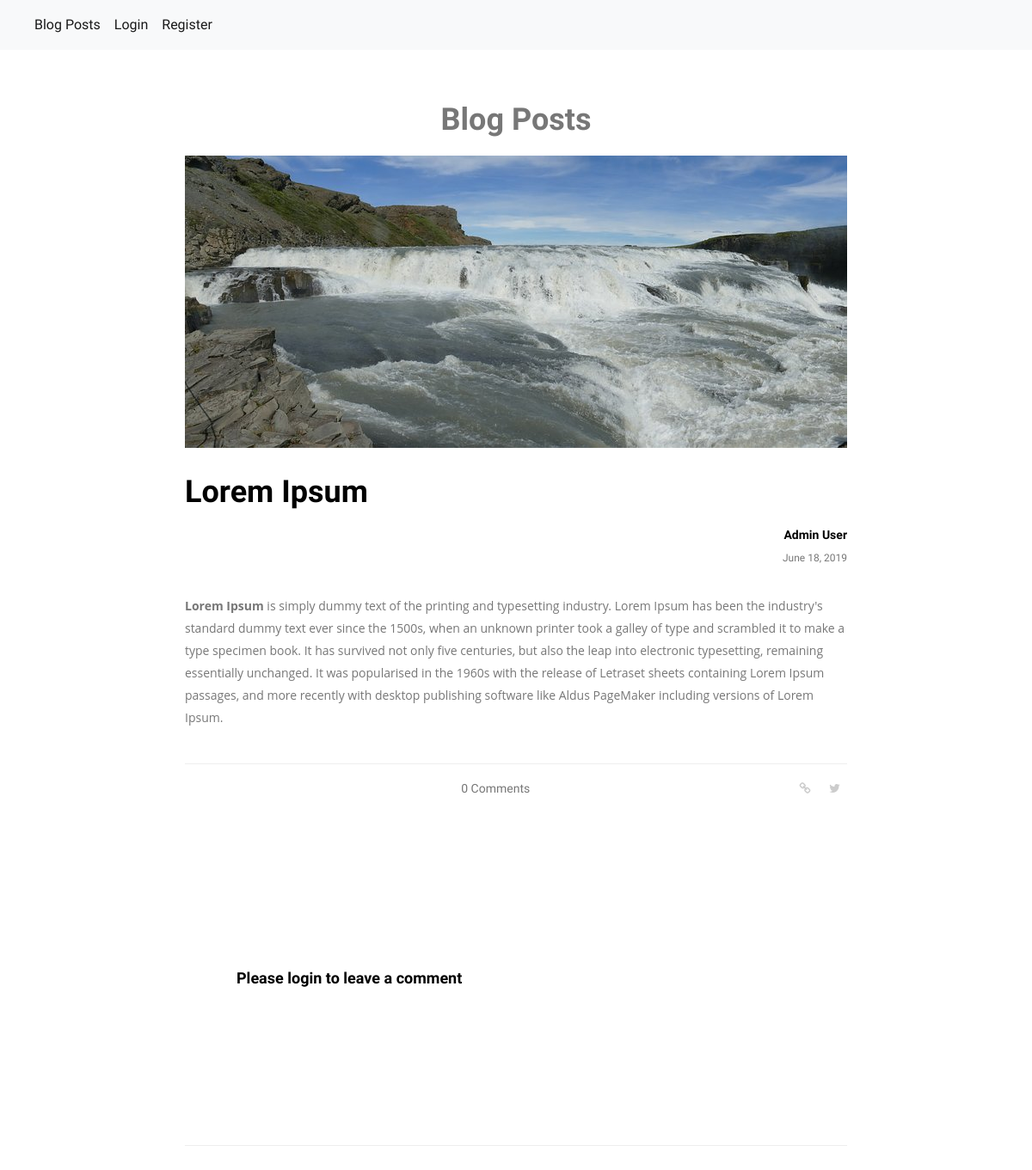
Screenshot of /blog/21 with the database file from the repository.
### tables this page shows
CREATE TABLE `posts` (
  `id` int(11) NOT NULL,
  `title` varchar(255) NOT NULL,
  `description` longtext DEFAULT NULL,
  `status` tinyint(1) DEFAULT 0,
  `image` varchar(50) DEFAULT NULL,
  `user_id` int(11) NOT NULL,
  `created_at` datetime NOT NULL DEFAULT current_timestamp(),
  `modified_at` datetime NOT NULL DEFAULT current_timestamp()
);

CREATE TABLE `users` (
  `id` int(11) NOT NULL,
  `first_name` varchar(255) NOT NULL,
  `last_name` varchar(255) NOT NULL,
  `email` varchar(255) NOT NULL,
  `password` char(60) NOT NULL,
  `role` varchar(20) NOT NULL DEFAULT 'user',
  `twitter_id` int(11) DEFAULT NULL,
  `created_at` datetime NOT NULL DEFAULT current_timestamp(),
  `modified_at` datetime NOT NULL DEFAULT current_timestamp()
);

### config/routes.php (called while the page is built)
<?php
return [
    '/' => [
        'controller' => 'HomeController',
        'action' => 'index',
    ],
    '/blog/{id}' => [
        'controller' => 'HomeController',
        'action' => 'blog',
    ],
    '/core' => [
    ],
    '/add_comment' => [
        'controller' => 'CommentsController',
        'action' => 'addComment',
        'middleware' => 'auth'
    ],
    '/login' => [
        'controller' => 'UsersController',
        'action' => 'login',
        'middleware' => 'guest'
    ],
    '/post_login' => [
        'controller' => 'UsersController',
        'action' => 'postLogin',
        'middleware' => 'guest'
    ],
    '/logout' => [
        'controller' => 'UsersController',
        'action' => 'logout',
        'middleware' => 'auth'
    ],
    '/register' => [
        'controller' => 'UsersController',
        'action' => 'register',
        'middleware' => 'guest'
    ],
    '/post_register' => [
        'controller' => 'UsersController',
        'action' => 'postRegister',
        'middleware' => 'guest'
    ],
    '/admin' => [
        'controller' => 'AdminController',
        'action' => 'index',
        'middleware' => 'guest'
    ],
    '/dashboard' => [
        'controller' => 'AdminController',
        'action' => 'dashboard',
        'middleware' => 'admin'
    ],
    '/add_post' => [
        'controller' => 'AdminController',
        'action' => 'addPost',
        'middleware' => 'auth|admin'
    ],
    '/delete_post/{id}' => [
        'controller' => 'AdminController',
        'action' => 'deletePost',
        'middleware' => 'auth|admin'
    ],
    '/change_status' => [
        'controller' => 'AdminController',
        'action' => 'changeStatus',
        'middleware' => 'auth|admin'
    ],
    '/infinite_scroll' => [
        'controller' => 'HomeController',
        'action' => 'infiniteScroll',
    ]
];

### index.php (called while the page is built, shortened)
<?php
spl_autoload_register(function ($class) {
    $path = str_replace('\\', '/', $class.'.php');
});
$router = new Router;
$router->urlLoad();

### core/View.php (called while the page is built, shortened)
<?php
class View
{
    public $layout;
    function __construct()
    {
        $this->layout = 'layouts/default';
    }
    public function render($path, $params = [])
    {
        $this->real_render();
        return;
    }
    private function real_render()
    {
        $session = new Session;
        require 'views/' . $this->layout . '.php';
    }
}

### controllers/HomeController.php (called while the page is built, shortened)
<?php
class HomeController extends Controller
{
    public function blog($param)
    {
        $blog = new BlogPost;
        $data = $blog->getPostById($param['id']);
        $comments = $blog->getPostComments($param['id']);
        $this->view->render('home/blog', ['data' => $data, 'comments' => $comments]);
    }
}

### core/Session.php (called while the page is built, shortened)
<?php
class Session
{
    public static function get($name)
    {
        return '';
    }
}

### models/BlogPost.php (called while the page is built, shortened)
<?php
class BlogPost extends Model
{
    protected $table = 'posts';
    public function getPostById($id)
    {
        $sql = "SELECT `{$this->table}`.*, COUNT(comments.id) AS comment_count, users.first_name, users.last_name
                FROM `{$this->table}`
                LEFT JOIN comments ON {$this->table}.id = comments.post_id
                LEFT JOIN users ON {$this->table}.user_id = users.id
                WHERE `{$this->table}`.`id`=:id  AND `{$this->table}`.`status` = :status
                GROUP BY `{$this->table}`.id
                ;
                ";
        $data = $this->row($sql, ['id' => $id, 'status' => 1]);
        return $data;
    }
    public function getPostComments($post_id)
    {
        $sql = "SELECT comments.*, users.first_name, users.last_name
                FROM `comments`
                LEFT JOIN `users` ON comments.user_id = users.id
                WHERE `post_id` = :post_id;";
        $data = $this->row($sql, ['post_id' => $post_id]);
        return $data;
    }
}

### core/Model.php (called while the page is built, shortened)
<?php
class Model
{
    private $db;
    function __construct()
    {
        $db_config = require "config/db.php";
        $this->db = new PDO("mysql:host=" . $db_config['host'] . ";dbname=" . $db_config['dbname'], $db_config['username'], $db_config['password']);
    }
    public function query($sql, $params = [])
    {
        $stmt = $this->db->prepare($sql);
        $this->db->setAttribute(PDO::ATTR_ERRMODE, PDO::ERRMODE_WARNING);
        if (!empty($params)) {
            foreach ($params as $key => $val) {
                $stmt->bindValue(':' . $key, $val);
            }
        }
        $stmt->execute();
        return $stmt;
    }
    public function row($sql, $params = [])
    {
        $result = $this->query($sql, $params);
        return $result->fetchAll(PDO::FETCH_ASSOC);
    }
}

### config/db.php (called while the page is built)
<?php
return [
    'host' => 'localhost',
    'dbname' => 'blog',
    'username' => 'root',
    'password' => ''
];

### views/home/blog.php (the view, shortened to what this page needs)
<section class="blog_area p_120 single-post-area">
    <h1 class="text-center mb-20">Blog Posts</h1>
    <div class="container">
        <div class="row">
            <?php if(isset($data) && $data){?>
            <div class="col-lg-8" style="margin:0 auto;">
                <div class="main_blog_details">
                    <img class="img-fluid" src="<?php echo ($data[0]['image']) ? "/uploads/".$data[0]['image'] : '';?>" alt="">
                    <a href="#"><h4><?php echo $data[0]['title'];?></h4></a>
                    <div class="user_details">
                        <div class="float-right">
                            <div class="media">
                                <div class="media-body">
                                    <h5><?php echo $data[0]['first_name']." ".$data[0]['last_name'];?></h5>
                                    <p><?php echo date("F d, Y",strtotime($data[0]['created_at']));?></p>
                                </div>
                            </div>
                        </div>
                    </div>
                    <?php echo $data[0]['description'];?>
                    <div class="news_d_footer">
                        <a class="justify-content-center ml-auto" href="#"><i class="lnr lnr lnr-bubble"></i><?php echo $data[0]['comment_count'];?> Comments</a>
                        <div class="news_socail ml-auto">
                            <a title="copy url" style="cursor: pointer;" class="copy-link" data-url="<?php echo (isset($_SERVER['HTTPS']) && $_SERVER['HTTPS'] === 'on' ? "https" : "http") . "://$_SERVER[HTTP_HOST]$_SERVER[REQUEST_URI]";?>">
                                <i class="fa fa-link"></i>
                            </a>
                            <a title="share via twitter" class="twitter-share-button"
                               href="https://twitter.com/intent/tweet?text=<?php echo (isset($_SERVER['HTTPS']) && $_SERVER['HTTPS'] === 'on' ? "https" : "http") . "://$_SERVER[HTTP_HOST]$_SERVER[REQUEST_URI]";?>">
                                <i class="fa fa-twitter"></i>
                            </a>
                        </div>
                    </div>
                </div>
                <div class="comments-area">
                <?php if($session->get('user') !== null && $session->get('user') !== '' && $session->get('user')['role'] == 'user'){?>
                <div class="comment-form">
                    <h4>Leave a Comment</h4>
                    <form action="/add_comment" method="post" id="comment-form">
                        <input type="hidden" name="post_id" value="<?php echo $data[0]['id'];?>">
                        <div class="form-group">
                            <textarea class="form-control mb-10" rows="5" name="content" placeholder="Messege" onfocus="this.placeholder = ''" onblur="this.placeholder = 'Messege'" required=""></textarea>
                        </div>
                        <button type="submit" class="primary-btn submit_btn">Post Comment</button>
                    </form>
                </div>
                    <?php }else{?>
                    <div class="comment-form">
                        <h4>Please login to leave a comment</h4>
                    </div>
                    <?php }?>
            </div>
        </div>
            <?php }else{?>
            <h1>There is no such blog</h1>
            <?php }?>
    </div>
</section>

### core/Router.php (shortened to what this page needs)
<?php
class Router
{
    private $routes = [];
    private $current_url;
    function __construct()
    {
        $this->routes = require "config/routes.php";
        $this->current_url = trim($_SERVER['REQUEST_URI'], '/');
    }
    public function urlLoad()
    {
        foreach ($this->routes as $route => $params) {
            $route = trim($route, '/');
            $route_uries = explode('/', $route);
            $url_uries = explode('/', $this->current_url);
            $count_not_required_params = substr_count($route, '?}');
            if (!(count($url_uries) <= count($route_uries) && count($url_uries) >= count($route_uries) - $count_not_required_params)) {
                continue;
            }
            $url_check = true;
            $action_params = [];
            for ($i = 0; $i < count($url_uries); $i++) {
                if (!preg_match('/^\{([a-zA-Z0-9_]+)\??\}$/', $route_uries[$i], $matches)) {
                    if ($route_uries[$i] != $url_uries[$i]) {
                        $url_check = false;
                        break;
                    }
                } else {
                    $action_params[$matches[1]] = $url_uries[$i];
                }
            }
            if ($url_check) {
                $path = "controllers\\" . $params['controller'];
                if (class_exists($path)) {
                    if (method_exists($path, $params['action'])) {
                        $controller = new $path;
                        $action = $params['action'];
                        try {
                            $controller->$action($action_params);
                        } catch (\Exception $e) {
                            $controller->$action();
                        }
                        break;
                    } else {
                        die('No such action exists.');
                    }
                } else {
                    die('No such controller exists.');
                }
            }
        }
    }
}

### views/layouts/default.php (shortened to what this page needs)
<!doctype html>
<html>
<head>
    <link href="//maxcdn.bootstrapcdn.com/bootstrap/4.0.0/css/bootstrap.min.css" rel="stylesheet" id="bootstrap-css">
    <link rel="stylesheet" href="http://cdnjs.cloudflare.com/ajax/libs/font-awesome/4.1.0/css/font-awesome.min.css"/>
    <link rel="stylesheet" href="/assets/blog/css/style.css">
    <link rel="stylesheet" href="/assets/blog/css/responsive.css">
</head>
    <body>
    <nav class="navbar navbar-expand-lg navbar-light bg-light">
        <div class="collapse navbar-collapse" id="navbarSupportedContent">
            <ul class="navbar-nav mr-auto">
                <li class="nav-item active">
                    <a class="nav-link" href="/">Blog Posts</a>
                </li>
                <?php if($session->get('user') !== null && $session->get('user') !== ''){?>
                    <?php if($session->get('user')['role'] == 'admin'){?>
                        <li class="nav-item active">
                            <a class="nav-link" href="/dashboard">Dashboard</a>
                        </li>
                    <?php }?>
                <li class="nav-item dropdown">
                    <a class="nav-link dropdown-toggle" href="#" id="navbarDropdown" role="button" data-toggle="dropdown" aria-haspopup="true" aria-expanded="false">
                        <?php echo $session->get('user')['first_name']." ".$session->get('user')['last_name'];?>
                    </a>
                    <div class="dropdown-menu" aria-labelledby="navbarDropdown">
                        <a class="dropdown-item" href="/logout">Logout</a>
                    </div>
                </li>
                <?php }else{?>
                    <li class="nav-item active">
                        <a class="nav-link" href="/login">Login</a>
                    </li>
                    <li class="nav-item active">
                        <a class="nav-link" href="/register">Register</a>
                    </li>
                <?php }?>
            </ul>
        </div>
    </nav>
            <?php require $view; ?>
    </body>
</html>

### assets/blog/css/style.css (style rules this page uses)
a { text-decoration: none; -webkit-transition: all 0.3s ease-in-out; -o-transition: all 0.3s ease-in-out; transition: all 0.3s ease-in-out; }
body { line-height: 26px; font-size: 16px; font-family: "Inconsolata", monospace; font-weight: normal; color: #777777; }
h1, h2, h3, h4, h5, h6 { font-family: "Inconsolata", monospace; font-weight: bold; }
.p_120 { padding-top: 60px; padding-bottom: 120px; }
@media (min-width: 1200px) { .container { max-width: 1200px; } }
.comments-area { background: #fff; border-bottom: 1px solid #eee; padding: 50px 30px; margin-top: 50px; }
.comments-area h4 { text-align: center; margin-bottom: 50px; color: #000; font-size: 18px; }
.comment-form { background: #fff; text-align: left; padding: 47px 30px 43px; margin-top: 50px; margin-bottom: 40px; }
.comment-form h4 { text-align: left; margin-bottom: 50px; font-size: 18px; line-height: 22px; color: #000; }
.main_blog_details h4 { font-size: 36px; font-weight: bold; color: #000; margin-bottom: 20px; margin-top: 30px; }
.main_blog_details .user_details { overflow: hidden; margin-bottom: 30px; }
.main_blog_details .user_details .float-right .media { text-align: right; vertical-align: middle; }
.main_blog_details .user_details .float-right .media .media-body { text-align: right; vertical-align: middle; -ms-flex-item-align: center; align-self: center; }
.main_blog_details .user_details .float-right .media .media-body h5 { margin-bottom: 0px; font-size: 14px; color: #000; margin-bottom: 5px; }
.main_blog_details .user_details .float-right .media .media-body p { font-size: 12px; color: #777777; margin-bottom: 0px; }
.main_blog_details p { font-size: 14px; color: #777777; margin-bottom: 15px; }
.main_blog_details .news_d_footer { overflow: hidden; border-top: 1px solid #eeeeee; display: -webkit-box; display: -ms-flexbox; display: flex; width: 100%; padding-top: 15px; margin-top: 40px; }
.main_blog_details .news_d_footer a { font-size: 14px; font-family: "Inconsolata", monospace; color: #777777; }
.main_blog_details .news_d_footer a i { padding-right: 8px; }
.main_blog_details .news_d_footer .news_socail a { margin-right: 10px; color: #cccccc; font-size: 14px; }
.main_blog_details .news_d_footer .news_socail a:last-child { margin-right: 0px; }
.mb-20 { margin-bottom: 20px; }
h1 { font-size: 36px; }
h4 { font-size: 18px; }
h5 { font-size: 16px; }

### rows the page displays
posts: image (picture), title "Lorem Ipsum", user.first_name "Admin", user.last_name "User", created_at "June 18, 2019", description "Lorem Ipsum is simply dummy text of the printing and typesetting industry. Lorem Ipsum has been the industry's standard dummy text ever since the 1500s, when an unknown printer took a galley of type and scrambled it to make a type specimen book. It has survived not only five centuries, but also the leap into electronic typesetting, remaining essentially unchanged. It was popularised in the 1960s with the release of Letraset sheets containing Lorem Ipsum passages, and more recently with desktop publishing software like Aldus PageMaker including versions of Lorem Ipsum.", comment_count "0"
